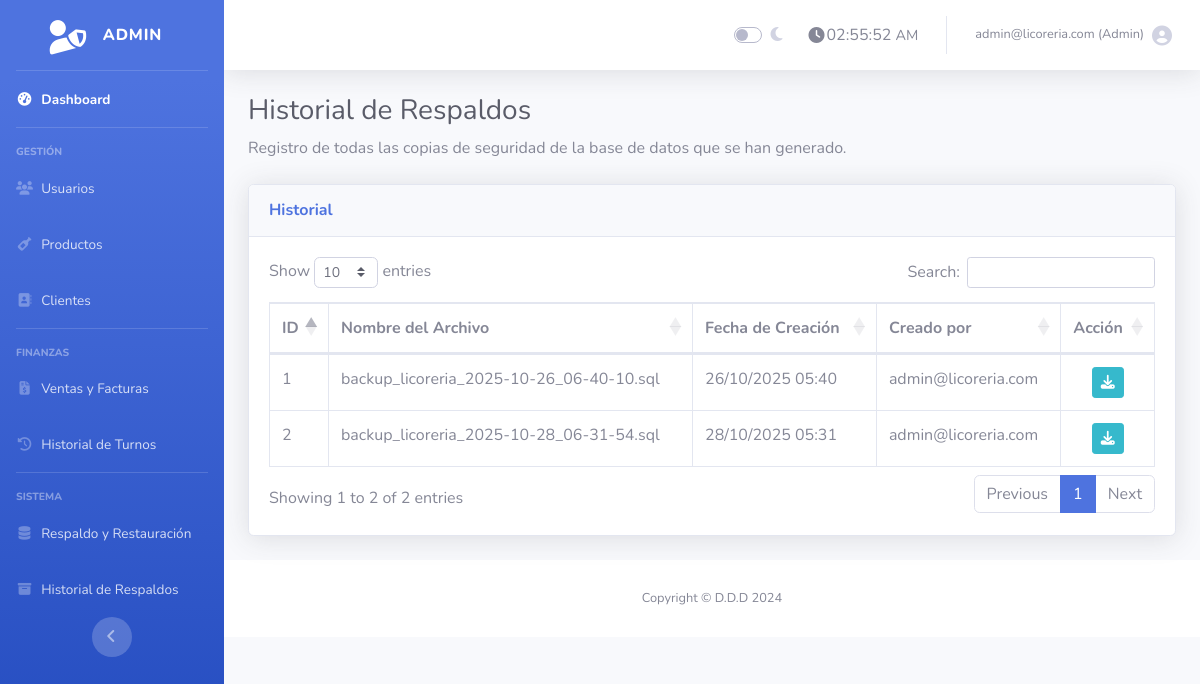
The app's page /historial_respaldos.php (signed in), older data.
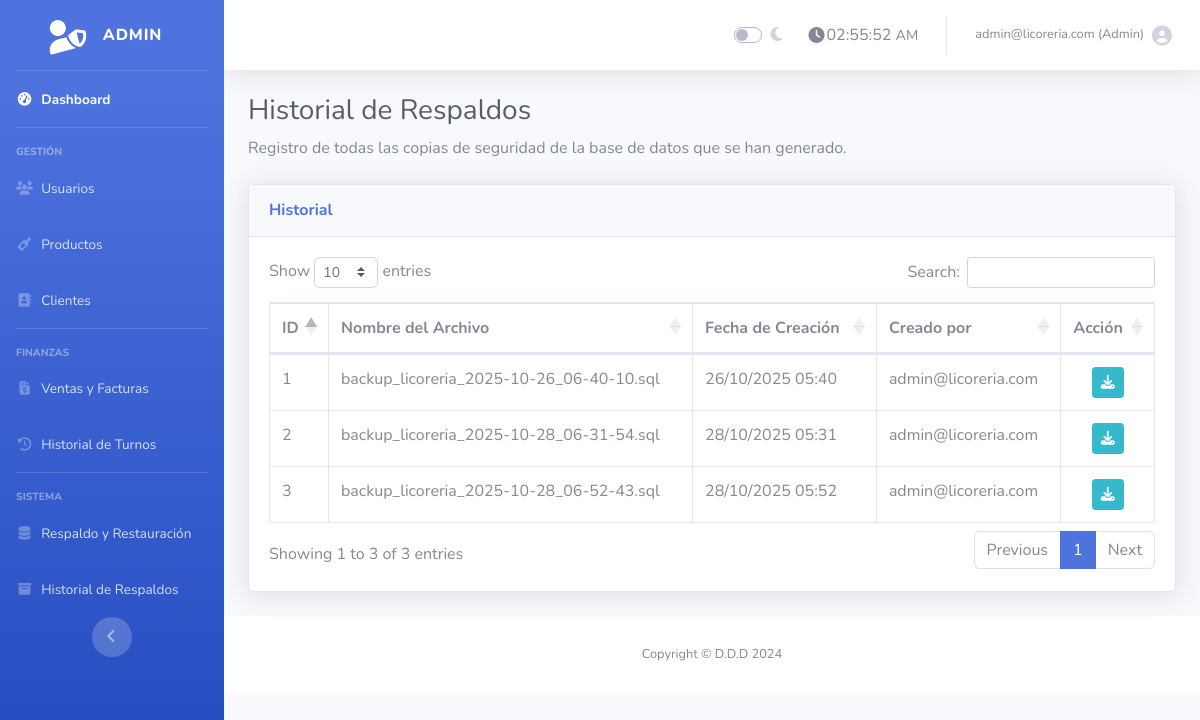
The same page, newer data.
### tables this page shows
CREATE TABLE `respaldos` (
  `id` int(11) NOT NULL AUTO_INCREMENT,
  `usuario_id` int(11) NOT NULL,
  `nombre_archivo` varchar(255) NOT NULL,
  `ruta_archivo` varchar(255) NOT NULL,
  `fecha_creacion` timestamp NOT NULL DEFAULT current_timestamp(),
  PRIMARY KEY (`id`),
  KEY `usuario_id` (`usuario_id`),
  CONSTRAINT `respaldos_ibfk_1` FOREIGN KEY (`usuario_id`) REFERENCES `usuarios` (`id`)
);

CREATE TABLE `usuarios` (
  `id` int(11) NOT NULL AUTO_INCREMENT,
  `nombre` varchar(100) NOT NULL,
  `email` varchar(100) NOT NULL,
  `password` varchar(255) NOT NULL,
  `rol` enum('admin','empleado') DEFAULT 'empleado',
  `creado_en` timestamp NOT NULL DEFAULT current_timestamp(),
  PRIMARY KEY (`id`),
  UNIQUE KEY `email` (`email`)
);

### historial_respaldos.php (the view, shortened to what this page needs)
<?php
require 'conexion.php';
$query_respaldos = $conexion->query("
    SELECT
        r.id,
        r.nombre_archivo,
        r.fecha_creacion,
        u.email as usuario_email
    FROM respaldos r
    LEFT JOIN usuarios u ON r.usuario_id = u.id
    ORDER BY r.fecha_creacion DESC
");
include 'admin_header.php';
?>
<h1 class="h3 mb-2 text-gray-800">Historial de Respaldos</h1>
<p class="mb-4">Registro de todas las copias de seguridad de la base de datos que se han generado.</p>
<div class="card shadow mb-4">
    <div class="card-header py-3">
        <h6 class="m-0 font-weight-bold text-primary">Historial</h6>
    </div>
    <div class="card-body">
        <div class="table-responsive">
            <table class="table table-bordered" id="dataTable" width="100%" cellspacing="0">
                <thead>
                    <tr>
                        <th>ID</th>
                        <th>Nombre del Archivo</th>
                        <th>Fecha de Creación</th>
                        <th>Creado por</th>
                        <th>Acción</th>
                    </tr>
                </thead>
                <tbody>
                    <?php while ($respaldo = $query_respaldos->fetch_assoc()): ?>
                    <tr>
                        <td><?php echo $respaldo['id']; ?></td>
                        <td><?php echo htmlspecialchars($respaldo['nombre_archivo']); ?></td>
                        <td class="text-nowrap"><?php echo date('d/m/Y H:i', strtotime($respaldo['fecha_creacion'])); ?></td>
                        <td><?php echo htmlspecialchars($respaldo['usuario_email'] ?? 'N/A'); ?></td>
                        <td class="text-center">
                            <a href="historial_respaldos.php?descargar=<?php echo $respaldo['id']; ?>" class="btn btn-sm btn-info" title="Descargar de nuevo">
                                <i class="fas fa-download"></i>
                            </a>
                        </td>
                    </tr>
                    <?php endwhile; ?>
                </tbody>
            </table>
        </div>
    </div>
</div>
<?php include 'admin_footer.php'; ?>

### admin_header.php (shortened to what this page needs)
<!DOCTYPE html>
<html lang="es">
<head>
    <link href="vendor/fontawesome-free/css/all.min.css" rel="stylesheet" type="text/css">
    <link href="css/sb-admin-2.min.css" rel="stylesheet">
    <link href="vendor/datatables/dataTables.bootstrap4.min.css" rel="stylesheet">
</head>
<body id="page-top">
    <div id="wrapper">
        <ul class="navbar-nav bg-gradient-primary sidebar sidebar-dark accordion" id="accordionSidebar">
            <a class="sidebar-brand d-flex align-items-center justify-content-center" href="admin.php">
                <div class="sidebar-brand-icon rotate-n-15">
                    <i class="fas fa-user-shield"></i>
                </div>
                <div class="sidebar-brand-text mx-3">Admin</div>
            </a>
            <hr class="sidebar-divider my-0">
            <li class="nav-item active">
                <a class="nav-link" href="admin.php">
                    <i class="fas fa-fw fa-tachometer-alt"></i>
                    <span>Dashboard</span></a>
            </li>
            <hr class="sidebar-divider">
            <div class="sidebar-heading">Gestión</div>
            <li class="nav-item">
                <a class="nav-link" href="gestion_usuarios.php">
                    <i class="fas fa-fw fa-users"></i>
                    <span>Usuarios</span></a>
            </li>
            <li class="nav-item">
                <a class="nav-link" href="gestion_productos.php">
                    <i class="fas fa-fw fa-wine-bottle"></i>
                    <span>Productos</span></a>
            </li>
            <li class="nav-item">
                <a class="nav-link" href="gestion_clientes.php">
                    <i class="fas fa-fw fa-address-book"></i>
                    <span>Clientes</span></a>
            </li>
            <hr class="sidebar-divider">
            <div class="sidebar-heading">Finanzas</div>
            <li class="nav-item">
                <a class="nav-link" href="lista_facturas.php">
                    <i class="fas fa-fw fa-file-invoice-dollar"></i>
                    <span>Ventas y Facturas</span></a>
            </li>
            <li class="nav-item">
                <a class="nav-link" href="historial_turnos.php">
                    <i class="fas fa-fw fa-history"></i>
                    <span>Historial de Turnos</span></a>
            </li>
            <hr class="sidebar-divider">
            <div class="sidebar-heading">Sistema</div>
            <li class="nav-item">
                <a class="nav-link" href="restauracion.php">
                    <i class="fas fa-fw fa-database"></i>
                    <span>Respaldo y Restauración</span></a>
            </li>
            <li class="nav-item">
                <a class="nav-link" href="historial_respaldos.php">
                    <i class="fas fa-fw fa-archive"></i>
                    <span>Historial de Respaldos</span></a>
            </li>
            <div class="text-center d-none d-md-inline">
                <button class="rounded-circle border-0" id="sidebarToggle"></button>
            </div>
        </ul>
        <div id="content-wrapper" class="d-flex flex-column">
            <div id="content">
                <nav class="navbar navbar-expand navbar-light bg-white topbar mb-4 static-top shadow">
                    <ul class="navbar-nav ml-auto">
                        <li class="nav-item">
                            <div class="nav-link">
                                <div class="custom-control custom-switch">
                                    <label class="custom-control-label" for="dark-mode-toggle"><i class="fas fa-moon"></i></label>
                                </div>
                            </div>
                        </li>
                        <li class="nav-item">
                            <a class="nav-link text-gray-600" href="#" role="button">
                                <i class="fas fa-clock fa-fw"></i>
                                <span id="live-clock"></span>
                            </a>
                        </li>
                        <li class="nav-item dropdown no-arrow">
                            <a class="nav-link dropdown-toggle" href="#" id="userDropdown" role="button" data-toggle="dropdown" aria-haspopup="true" aria-expanded="false">
                                <span class="mr-2 d-none d-lg-inline text-gray-600 small"><?php echo $_SESSION['usuario']; ?> (Admin)</span>
                                <i class="fas fa-user-circle fa-lg"></i>
                            </a>
                        </li>
                    </ul>
                </nav>
                <div class="container-fluid">

### admin_footer.php (shortened to what this page needs)
            </div>
            <footer class="sticky-footer bg-white">
                <div class="container my-auto">
                    <div class="copyright text-center my-auto">
                        <span>Copyright &copy; D.D.D 2024</span>
                    </div>
                </div>
            </footer>
        </div>
    </div>
</body>
</html>

Row changes from the older to the newer data that the page shows:
added respaldos: id "3", nombre_archivo "backup_licoreria_2025-10-28_06-52-43.sql", fecha_creacion "28/10/2025 05:52", usuario.email "admin@licoreria.com"
Text that changed along with them:
text written by a page script: "Show entries Search: Showing 1 to 2 of 2 entries Previous 1 Next" → "Show entries Search: Showing 1 to 3 of 3 entries Previous 1 Next"
